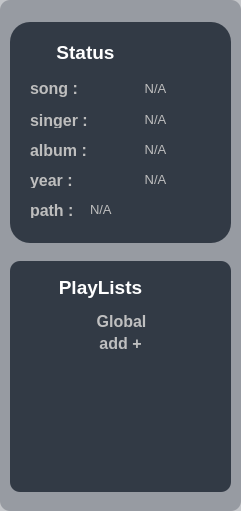
   <widget class="QFrame" name="playListsAndStatusFrame">
    <property name="geometry">
     <rect>
      <x>10</x>
      <y>70</y>
      <width>241</width>
      <height>511</height>
     </rect>
    </property>
    <property name="styleSheet">
     <string notr="true">background-color: rgba(35, 45, 60, 70);
border-radius: 10px;</string>
    </property>
    <property name="frameShape">
     <enum>QFrame::Shape::StyledPanel</enum>
    </property>
    <property name="frameShadow">
     <enum>QFrame::Shadow::Raised</enum>
    </property>
    <widget class="QFrame" name="statusFrame">
     <property name="geometry">
      <rect>
       <x>10</x>
       <y>22</y>
       <width>221</width>
       <height>221</height>
      </rect>
     </property>
     <property name="styleSheet">
      <string notr="true">background-color: rgb(50, 58, 69);
border-radius: 20px;</string>
     </property>
     <property name="frameShape">
      <enum>QFrame::Shape::StyledPanel</enum>
     </property>
     <property name="frameShadow">
      <enum>QFrame::Shadow::Raised</enum>
     </property>
     <widget class="QLabel" name="currentSongIconLabel">
      <property name="geometry">
       <rect>
        <x>10</x>
        <y>10</y>
        <width>31</width>
        <height>31</height>
       </rect>
      </property>
      <property name="autoFillBackground">
       <bool>false</bool>
      </property>
      <property name="styleSheet">
       <string notr="true">background-color: rgba(255, 255, 255, 0 );
</string>
      </property>
      <property name="text">
       <string/>
      </property>
      <property name="pixmap">
       <pixmap resource="resources.qrc">:/icons/icons/current-music.png</pixmap>
      </property>
      <property name="scaledContents">
       <bool>true</bool>
      </property>
     </widget>
     <widget class="QLabel" name="currentSongStatus">
      <property name="geometry">
       <rect>
        <x>40</x>
        <y>15</y>
        <width>71</width>
        <height>31</height>
       </rect>
      </property>
      <property name="font">
       <font>
        <pointsize>14</pointsize>
        <bold>true</bold>
       </font>
      </property>
      <property name="styleSheet">
       <string notr="true">color: white;
background-color: rgba(255,255, 255, 0);</string>
      </property>
      <property name="text">
       <string>Status</string>
      </property>
      <property name="alignment">
       <set>Qt::AlignmentFlag::AlignCenter</set>
      </property>
     </widget>
     <widget class="QLabel" name="currentSongName">
      <property name="geometry">
       <rect>
        <x>20</x>
        <y>56</y>
        <width>61</width>
        <height>20</height>
       </rect>
      </property>
      <property name="font">
       <font>
        <pointsize>12</pointsize>
        <bold>true</bold>
       </font>
      </property>
      <property name="styleSheet">
       <string notr="true">color: rgb(190, 190, 190);
background-color: rgba(255, 255, 255, 0);
</string>
      </property>
      <property name="text">
       <string>song : </string>
      </property>
      <property name="alignment">
       <set>Qt::AlignmentFlag::AlignJustify|Qt::AlignmentFlag::AlignVCenter</set>
      </property>
     </widget>
     <widget class="QLabel" name="currentSongSinger">
      <property name="geometry">
       <rect>
        <x>20</x>
        <y>90</y>
        <width>61</width>
        <height>16</height>
       </rect>
      </property>
      <property name="font">
       <font>
        <pointsize>12</pointsize>
        <bold>true</bold>
       </font>
      </property>
      <property name="styleSheet">
       <string notr="true">color: rgb(190, 190, 190);
background-color: rgba(255, 255, 255, 0);
</string>
      </property>
      <property name="text">
       <string>singer :</string>
      </property>
      <property name="alignment">
       <set>Qt::AlignmentFlag::AlignJustify|Qt::AlignmentFlag::AlignVCenter</set>
      </property>
     </widget>
     <widget class="QLabel" name="currentSongAlbum">
      <property name="geometry">
       <rect>
        <x>20</x>
        <y>120</y>
        <width>61</width>
        <height>16</height>
       </rect>
      </property>
      <property name="font">
       <font>
        <pointsize>12</pointsize>
        <bold>true</bold>
       </font>
      </property>
      <property name="styleSheet">
       <string notr="true">color: rgb(190, 190, 190);
background-color: rgba(255, 255, 255, 0);
</string>
      </property>
      <property name="text">
       <string>album : </string>
      </property>
      <property name="alignment">
       <set>Qt::AlignmentFlag::AlignJustify|Qt::AlignmentFlag::AlignVCenter</set>
      </property>
     </widget>
     <widget class="QLabel" name="currentSongYear">
      <property name="geometry">
       <rect>
        <x>20</x>
        <y>150</y>
        <width>51</width>
        <height>16</height>
       </rect>
      </property>
      <property name="font">
       <font>
        <pointsize>12</pointsize>
        <bold>true</bold>
       </font>
      </property>
      <property name="styleSheet">
       <string notr="true">color: rgb(190, 190, 190);
background-color: rgba(255, 255, 255, 0);
</string>
      </property>
      <property name="text">
       <string>year : </string>
      </property>
      <property name="alignment">
       <set>Qt::AlignmentFlag::AlignJustify|Qt::AlignmentFlag::AlignVCenter</set>
      </property>
     </widget>
     <widget class="QLabel" name="currentSongPath">
      <property name="geometry">
       <rect>
        <x>20</x>
        <y>180</y>
        <width>51</width>
        <height>16</height>
       </rect>
      </property>
      <property name="font">
       <font>
        <pointsize>12</pointsize>
        <bold>true</bold>
       </font>
      </property>
      <property name="styleSheet">
       <string notr="true">color: rgb(190, 190, 190);
background-color: rgba(255, 255, 255, 0);
</string>
      </property>
      <property name="text">
       <string>path : </string>
      </property>
      <property name="alignment">
       <set>Qt::AlignmentFlag::AlignJustify|Qt::AlignmentFlag::AlignVCenter</set>
      </property>
     </widget>
     <widget class="QLabel" name="currentSongNameValue">
      <property name="geometry">
       <rect>
        <x>80</x>
        <y>59</y>
        <width>131</width>
        <height>16</height>
       </rect>
      </property>
      <property name="font">
       <font>
        <pointsize>10</pointsize>
        <bold>false</bold>
       </font>
      </property>
      <property name="styleSheet">
       <string notr="true">color: rgb(190, 190, 190);
background-color: rgba(255, 255, 255, 0);
</string>
      </property>
      <property name="text">
       <string>N/A</string>
      </property>
      <property name="alignment">
       <set>Qt::AlignmentFlag::AlignHCenter|Qt::AlignmentFlag::AlignTop</set>
      </property>
     </widget>
     <widget class="QLabel" name="currentSongSingerValue">
      <property name="geometry">
       <rect>
        <x>80</x>
        <y>90</y>
        <width>131</width>
        <height>16</height>
       </rect>
      </property>
      <property name="font">
       <font>
        <pointsize>10</pointsize>
        <bold>false</bold>
       </font>
      </property>
      <property name="styleSheet">
       <string notr="true">color: rgb(190, 190, 190);
background-color: rgba(255, 255, 255, 0);
</string>
      </property>
      <property name="text">
       <string>N/A</string>
      </property>
      <property name="alignment">
       <set>Qt::AlignmentFlag::AlignHCenter|Qt::AlignmentFlag::AlignTop</set>
      </property>
     </widget>
     <widget class="QLabel" name="currentSongAlbumValue">
      <property name="geometry">
       <rect>
        <x>80</x>
        <y>120</y>
        <width>131</width>
        <height>16</height>
       </rect>
      </property>
      <property name="font">
       <font>
        <pointsize>10</pointsize>
        <bold>false</bold>
       </font>
      </property>
      <property name="styleSheet">
       <string notr="true">color: rgb(190, 190, 190);
background-color: rgba(255, 255, 255, 0);
</string>
      </property>
      <property name="text">
       <string>N/A</string>
      </property>
      <property name="alignment">
       <set>Qt::AlignmentFlag::AlignHCenter|Qt::AlignmentFlag::AlignTop</set>
      </property>
     </widget>
     <widget class="QLabel" name="currentSongYearValue">
      <property name="geometry">
       <rect>
        <x>80</x>
        <y>150</y>
        <width>131</width>
        <height>16</height>
       </rect>
      </property>
      <property name="font">
       <font>
        <pointsize>10</pointsize>
        <bold>false</bold>
       </font>
      </property>
      <property name="styleSheet">
       <string notr="true">color: rgb(190, 190, 190);
background-color: rgba(255, 255, 255, 0);
</string>
      </property>
      <property name="text">
       <string>N/A</string>
      </property>
      <property name="alignment">
       <set>Qt::AlignmentFlag::AlignHCenter|Qt::AlignmentFlag::AlignTop</set>
      </property>
     </widget>
     <widget class="QLabel" name="currentSongPathValue">
      <property name="geometry">
       <rect>
        <x>80</x>
        <y>180</y>
        <width>131</width>
        <height>16</height>
       </rect>
      </property>
      <property name="font">
       <font>
        <pointsize>10</pointsize>
        <bold>false</bold>
       </font>
      </property>
      <property name="styleSheet">
       <string notr="true">color: rgb(190, 190, 190);
background-color: rgba(255, 255, 255, 0);
</string>
      </property>
      <property name="text">
       <string>N/A</string>
      </property>
      <property name="alignment">
       <set>Qt::AlignmentFlag::AlignLeading|Qt::AlignmentFlag::AlignLeft|Qt::AlignmentFlag::AlignTop</set>
      </property>
     </widget>
    </widget>
    <widget class="QFrame" name="playListFrame">
     <property name="geometry">
      <rect>
       <x>10</x>
       <y>261</y>
       <width>221</width>
       <height>231</height>
      </rect>
     </property>
     <property name="styleSheet">
      <string notr="true">background-color: rgb(50, 58, 69);
border-raduis: 20px;</string>
     </property>
     <property name="frameShape">
      <enum>QFrame::Shape::StyledPanel</enum>
     </property>
     <property name="frameShadow">
      <enum>QFrame::Shadow::Raised</enum>
     </property>
     <widget class="QLabel" name="playListIcon">
      <property name="geometry">
       <rect>
        <x>10</x>
        <y>10</y>
        <width>31</width>
        <height>31</height>
       </rect>
      </property>
      <property name="styleSheet">
       <string notr="true">background-color: rgba(255, 255, 255, 0 );
</string>
      </property>
      <property name="text">
       <string/>
      </property>
      <property name="pixmap">
       <pixmap resource="resources.qrc">:/icons/icons/music_list.png</pixmap>
      </property>
      <property name="scaledContents">
       <bool>true</bool>
      </property>
     </widget>
     <widget class="QLabel" name="playListLabel">
      <property name="geometry">
       <rect>
        <x>40</x>
        <y>11</y>
        <width>101</width>
        <height>31</height>
       </rect>
      </property>
      <property name="font">
       <font>
        <pointsize>14</pointsize>
        <bold>true</bold>
       </font>
      </property>
      <property name="styleSheet">
       <string notr="true">color: white;
background-color: rgba(255,255, 255, 0);</string>
      </property>
      <property name="text">
       <string>PlayLists</string>
      </property>
      <property name="alignment">
       <set>Qt::AlignmentFlag::AlignCenter</set>
      </property>
     </widget>
     <widget class="QPushButton" name="globalListButton">
      <property name="geometry">
       <rect>
        <x>6</x>
        <y>50</y>
        <width>211</width>
        <height>20</height>
       </rect>
      </property>
      <property name="font">
       <font>
        <pointsize>12</pointsize>
        <bold>true</bold>
       </font>
      </property>
      <property name="cursor">
       <cursorShape>PointingHandCursor</cursorShape>
      </property>
      <property name="styleSheet">
       <string notr="true">QPushButton
{
	color: rgba(200, 200, 200, 240);	
    border-style: insert;
	border-radius: 10px;
    background-color: rgba(35, 45, 70, 0);
}

QPushButton:hover:!pressed
{
	color: rgba(255, 255, 255, 200);
	border: insert lightgray;
	border-radius: 10px;
  	background-color: rgba(140, 140, 140, 70);
}
</string>
      </property>
      <property name="text">
       <string>Global</string>
      </property>
     </widget>
     <widget class="QPushButton" name="addPlayListButton">
      <property name="geometry">
       <rect>
        <x>5</x>
        <y>72</y>
        <width>211</width>
        <height>20</height>
       </rect>
      </property>
      <property name="font">
       <font>
        <pointsize>12</pointsize>
        <bold>true</bold>
       </font>
      </property>
      <property name="cursor">
       <cursorShape>PointingHandCursor</cursorShape>
      </property>
      <property name="styleSheet">
       <string notr="true">QPushButton
{
	color: rgba(200, 200, 200, 240);	
    border-style: insert;
	border-radius: 10px;
    background-color: rgba(35, 45, 70, 0);
}

QPushButton:hover:!pressed
{
	color: rgba(255, 255, 255, 200);
	border: insert lightgray;
	border-radius: 10px;
  	background-color: rgba(140, 140, 140, 70);
}
</string>
      </property>
      <property name="text">
       <string>add +</string>
      </property>
     </widget>
    </widget>
   </widget>
